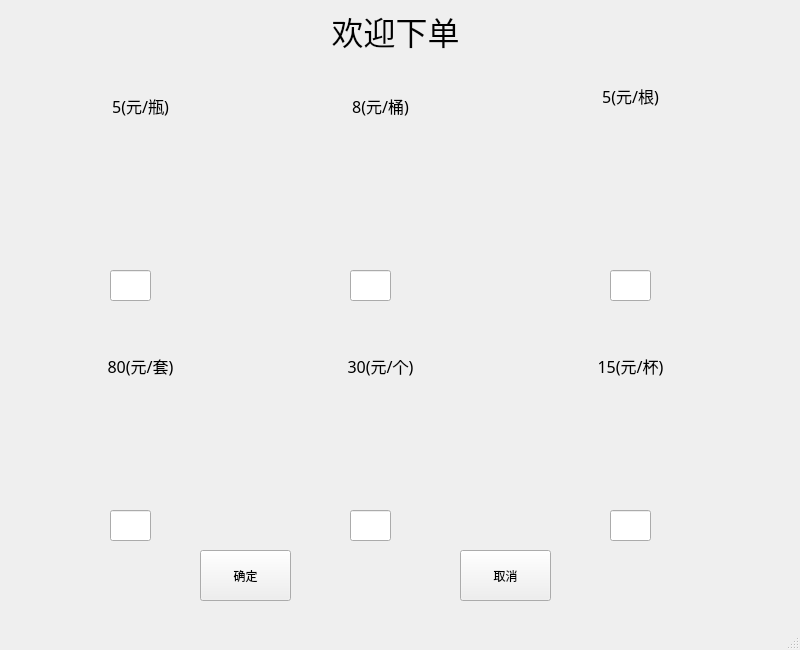
<?xml version="1.0" encoding="UTF-8"?>
<ui version="4.0">
 <class>shop</class>
 <widget class="QMainWindow" name="shop">
  <property name="geometry">
   <rect>
    <x>0</x>
    <y>0</y>
    <width>800</width>
    <height>650</height>
   </rect>
  </property>
  <property name="windowTitle">
   <string>MainWindow</string>
  </property>
  <widget class="QWidget" name="centralwidget">
   <widget class="QLabel" name="label">
    <property name="geometry">
     <rect>
      <x>280</x>
      <y>0</y>
      <width>231</width>
      <height>61</height>
     </rect>
    </property>
    <property name="font">
     <font>
      <family>华文新魏</family>
      <pointsize>24</pointsize>
     </font>
    </property>
    <property name="text">
     <string>欢迎下单</string>
    </property>
    <property name="alignment">
     <set>Qt::AlignCenter</set>
    </property>
   </widget>
   <widget class="QLabel" name="label_2">
    <property name="geometry">
     <rect>
      <x>70</x>
      <y>130</y>
      <width>131</width>
      <height>101</height>
     </rect>
    </property>
    <property name="text">
     <string/>
    </property>
    <property name="pixmap">
     <pixmap>:/images/shop1.jpg</pixmap>
    </property>
    <property name="scaledContents">
     <bool>true</bool>
    </property>
   </widget>
   <widget class="QLabel" name="label_3">
    <property name="geometry">
     <rect>
      <x>310</x>
      <y>130</y>
      <width>131</width>
      <height>101</height>
     </rect>
    </property>
    <property name="text">
     <string/>
    </property>
    <property name="pixmap">
     <pixmap>:/images/shop2.jpg</pixmap>
    </property>
    <property name="scaledContents">
     <bool>true</bool>
    </property>
   </widget>
   <widget class="QLabel" name="label_4">
    <property name="geometry">
     <rect>
      <x>70</x>
      <y>390</y>
      <width>131</width>
      <height>101</height>
     </rect>
    </property>
    <property name="text">
     <string/>
    </property>
    <property name="pixmap">
     <pixmap>:/images/shop4.jpg</pixmap>
    </property>
    <property name="scaledContents">
     <bool>true</bool>
    </property>
   </widget>
   <widget class="QLabel" name="label_5">
    <property name="geometry">
     <rect>
      <x>560</x>
      <y>130</y>
      <width>131</width>
      <height>101</height>
     </rect>
    </property>
    <property name="text">
     <string/>
    </property>
    <property name="pixmap">
     <pixmap>:/images/shop3.jpg</pixmap>
    </property>
    <property name="scaledContents">
     <bool>true</bool>
    </property>
   </widget>
   <widget class="QLabel" name="label_6">
    <property name="geometry">
     <rect>
      <x>310</x>
      <y>390</y>
      <width>131</width>
      <height>101</height>
     </rect>
    </property>
    <property name="text">
     <string/>
    </property>
    <property name="pixmap">
     <pixmap>:/images/shop5.jpg</pixmap>
    </property>
    <property name="scaledContents">
     <bool>true</bool>
    </property>
   </widget>
   <widget class="QLabel" name="label_7">
    <property name="geometry">
     <rect>
      <x>560</x>
      <y>390</y>
      <width>131</width>
      <height>101</height>
     </rect>
    </property>
    <property name="text">
     <string/>
    </property>
    <property name="pixmap">
     <pixmap>:/images/shop6.jpg</pixmap>
    </property>
    <property name="scaledContents">
     <bool>true</bool>
    </property>
   </widget>
   <widget class="QLineEdit" name="lineEdit">
    <property name="geometry">
     <rect>
      <x>110</x>
      <y>270</y>
      <width>41</width>
      <height>31</height>
     </rect>
    </property>
    <property name="text">
     <string/>
    </property>
    <property name="alignment">
     <set>Qt::AlignCenter</set>
    </property>
   </widget>
   <widget class="QLineEdit" name="lineEdit_2">
    <property name="geometry">
     <rect>
      <x>350</x>
      <y>270</y>
      <width>41</width>
      <height>31</height>
     </rect>
    </property>
    <property name="alignment">
     <set>Qt::AlignCenter</set>
    </property>
   </widget>
   <widget class="QLineEdit" name="lineEdit_3">
    <property name="geometry">
     <rect>
      <x>610</x>
      <y>270</y>
      <width>41</width>
      <height>31</height>
     </rect>
    </property>
    <property name="alignment">
     <set>Qt::AlignCenter</set>
    </property>
   </widget>
   <widget class="QLineEdit" name="lineEdit_4">
    <property name="geometry">
     <rect>
      <x>110</x>
      <y>510</y>
      <width>41</width>
      <height>31</height>
     </rect>
    </property>
    <property name="alignment">
     <set>Qt::AlignCenter</set>
    </property>
   </widget>
   <widget class="QLineEdit" name="lineEdit_5">
    <property name="geometry">
     <rect>
      <x>350</x>
      <y>510</y>
      <width>41</width>
      <height>31</height>
     </rect>
    </property>
    <property name="alignment">
     <set>Qt::AlignCenter</set>
    </property>
   </widget>
   <widget class="QLineEdit" name="lineEdit_6">
    <property name="geometry">
     <rect>
      <x>610</x>
      <y>510</y>
      <width>41</width>
      <height>31</height>
     </rect>
    </property>
    <property name="alignment">
     <set>Qt::AlignCenter</set>
    </property>
   </widget>
   <widget class="QPushButton" name="pushButton">
    <property name="geometry">
     <rect>
      <x>200</x>
      <y>550</y>
      <width>91</width>
      <height>51</height>
     </rect>
    </property>
    <property name="text">
     <string>确定</string>
    </property>
   </widget>
   <widget class="QPushButton" name="pushButton_2">
    <property name="geometry">
     <rect>
      <x>460</x>
      <y>550</y>
      <width>91</width>
      <height>51</height>
     </rect>
    </property>
    <property name="text">
     <string>取消</string>
    </property>
   </widget>
   <widget class="QLabel" name="label_8">
    <property name="geometry">
     <rect>
      <x>80</x>
      <y>90</y>
      <width>121</width>
      <height>31</height>
     </rect>
    </property>
    <property name="font">
     <font>
      <family>华文楷体</family>
      <pointsize>12</pointsize>
     </font>
    </property>
    <property name="text">
     <string>5(元/瓶)</string>
    </property>
    <property name="alignment">
     <set>Qt::AlignCenter</set>
    </property>
   </widget>
   <widget class="QLabel" name="label_9">
    <property name="geometry">
     <rect>
      <x>320</x>
      <y>90</y>
      <width>121</width>
      <height>31</height>
     </rect>
    </property>
    <property name="font">
     <font>
      <family>华文楷体</family>
      <pointsize>12</pointsize>
     </font>
    </property>
    <property name="text">
     <string>8(元/桶)</string>
    </property>
    <property name="alignment">
     <set>Qt::AlignCenter</set>
    </property>
   </widget>
   <widget class="QLabel" name="label_10">
    <property name="geometry">
     <rect>
      <x>570</x>
      <y>80</y>
      <width>121</width>
      <height>31</height>
     </rect>
    </property>
    <property name="font">
     <font>
      <family>华文楷体</family>
      <pointsize>12</pointsize>
     </font>
    </property>
    <property name="text">
     <string>5(元/根)</string>
    </property>
    <property name="alignment">
     <set>Qt::AlignCenter</set>
    </property>
   </widget>
   <widget class="QLabel" name="label_11">
    <property name="geometry">
     <rect>
      <x>80</x>
      <y>350</y>
      <width>121</width>
      <height>31</height>
     </rect>
    </property>
    <property name="font">
     <font>
      <family>华文楷体</family>
      <pointsize>12</pointsize>
     </font>
    </property>
    <property name="text">
     <string>80(元/套)</string>
    </property>
    <property name="alignment">
     <set>Qt::AlignCenter</set>
    </property>
   </widget>
   <widget class="QLabel" name="label_12">
    <property name="geometry">
     <rect>
      <x>320</x>
      <y>350</y>
      <width>121</width>
      <height>31</height>
     </rect>
    </property>
    <property name="font">
     <font>
      <family>华文楷体</family>
      <pointsize>12</pointsize>
     </font>
    </property>
    <property name="text">
     <string>30(元/个)</string>
    </property>
    <property name="alignment">
     <set>Qt::AlignCenter</set>
    </property>
   </widget>
   <widget class="QLabel" name="label_13">
    <property name="geometry">
     <rect>
      <x>570</x>
      <y>350</y>
      <width>121</width>
      <height>31</height>
     </rect>
    </property>
    <property name="font">
     <font>
      <family>华文楷体</family>
      <pointsize>12</pointsize>
     </font>
    </property>
    <property name="text">
     <string>15(元/杯)</string>
    </property>
    <property name="alignment">
     <set>Qt::AlignCenter</set>
    </property>
   </widget>
  </widget>
  <widget class="QMenuBar" name="menubar">
   <property name="geometry">
    <rect>
     <x>0</x>
     <y>0</y>
     <width>800</width>
     <height>17</height>
    </rect>
   </property>
  </widget>
  <widget class="QStatusBar" name="statusbar"/>
 </widget>
 <resources/>
 <connections/>
</ui>
